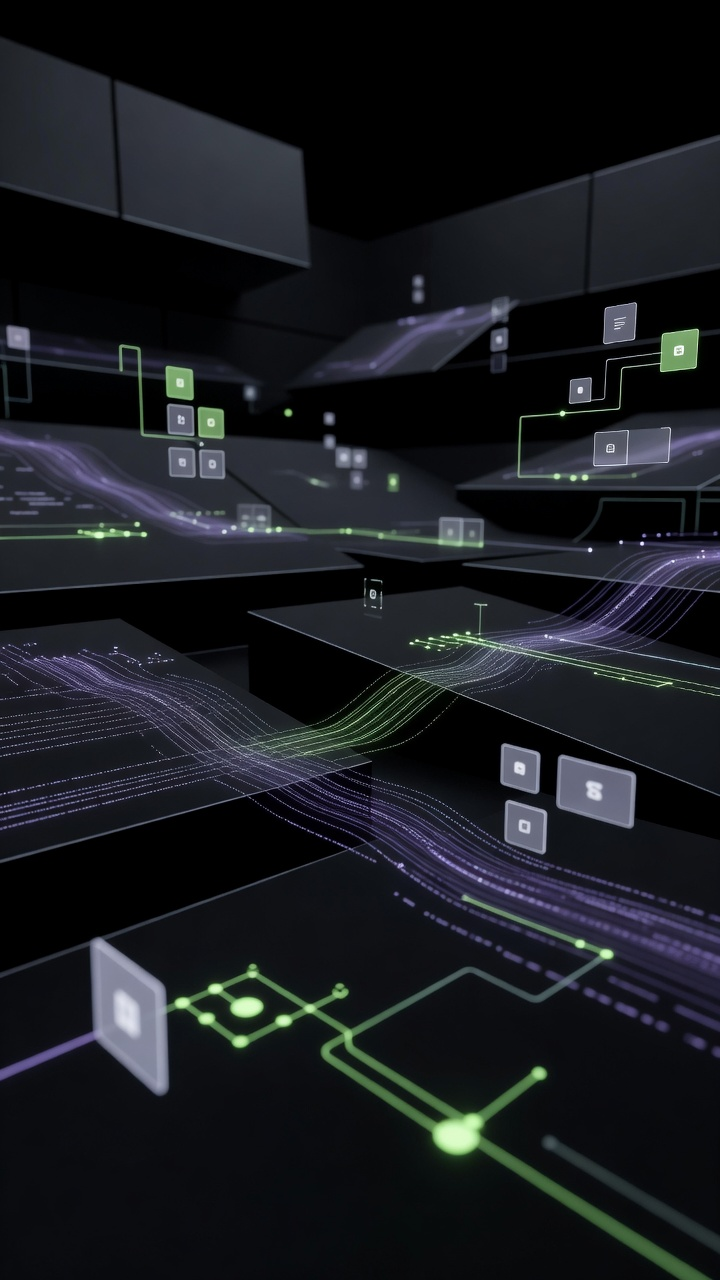
#> input picture submission/cinematic_background.jpg, 720 x 1280 px
$ python -i render_cinematic_demo.py   (imports and definitions only)
#> lines starting #> are read from the running program, lines starting #| are printed output that depends on the picture
#!/usr/bin/env python3
import json, math, subprocess, wave, struct, random
from pathlib import Path
from PIL import Image, ImageDraw, ImageFont, ImageFilter, ImageEnhance

ROOT = Path(__file__).resolve().parents[1]
SUB = ROOT / 'submission'
DATA = ROOT / 'data'
W, H, FPS = 1080, 1920, 24
BG_PATH = SUB / 'cinematic_background.jpg'
DASH_PATH = SUB / 'mobile-live-dashboard.png'
VOICE = SUB / 'cinematic_voiceover.ogg'
SILENT = SUB / 'otto-procurement-cinematic-silent.mp4'
SFX = SUB / 'cinematic_sfx.wav'
FINAL = SUB / 'otto-procurement-cinematic-x-demo.mp4'

def probe_duration(path):
    out = subprocess.check_output(['ffprobe','-v','error','-show_entries','format=duration','-of','default=nw=1:nk=1',str(path)], text=True).strip()
    return float(out)

def pick_font(size, bold=False, mono=False):
#> called with size = 22, bold = False, mono = True
    candidates=[]
    if mono:
        candidates=['/System/Library/Fonts/Menlo.ttc','/System/Library/Fonts/SFNSMono.ttf','/System/Library/Fonts/Supplemental/Courier New.ttf']
    elif bold:
        candidates=['/System/Library/Fonts/Supplemental/Arial Bold.ttf','/System/Library/Fonts/Supplemental/Helvetica Bold.ttf','/System/Library/Fonts/Supplemental/Arial.ttf']
    else:
        candidates=['/System/Library/Fonts/Supplemental/Arial.ttf','/System/Library/Fonts/Supplemental/Helvetica.ttf']
    for c in candidates:
        if Path(c).exists():
            return ImageFont.truetype(c, size)
    return ImageFont.load_default()

F_MICRO=pick_font(22, mono=True); F_CAP=pick_font(28); F_BODY=pick_font(36); F_BODY_B=pick_font(38, True)
F_H=pick_font(58, True); F_H2=pick_font(72, True); F_NUM=pick_font(112, True, True); F_BIG=pick_font(155, True, True); F_MONO=pick_font(30, mono=True); F_MONO_B=pick_font(34, True, True)

COL = {
    'bg': (8,9,10), 'panel': (15,16,18), 'panel2': (25,26,28), 'text': (247,248,248),
    'muted': (180,188,200), 'dim': (98,102,109), 'green': (118,185,0), 'green2': (0,255,65),
    'stripe': (99,91,255), 'red': (255,23,68), 'amber': (255,179,0), 'gold': (255,209,102), 'white': (255,255,255)
}

def clamp(x,a=0,b=1): return max(a,min(b,x))
def ease(t):
    t=clamp(t); return 1-(1-t)*(1-t)*(1-t)
def lerp(a,b,t): return a+(b-a)*t

def text_size(draw, text, font):
    bb=draw.textbbox((0,0), text, font=font); return bb[2]-bb[0], bb[3]-bb[1]
def centered(draw, y, text, font, fill, x0=0, x1=W):
    tw,th=text_size(draw,text,font); draw.text((x0+(x1-x0-tw)/2,y), text, font=font, fill=fill); return th

# [14 lines left out: functions wrap_lines, draw_wrapped, not called in this run]

def fmt_money(n, cents=False):
    if cents: return '$' + f'{n:,.2f}'
    return '$' + f'{int(round(n)):,.0f}'

def rounded(draw, box, r=24, fill=None, outline=None, width=1):
    draw.rounded_rectangle(box, radius=r, fill=fill, outline=outline, width=width)

# [7 lines left out: function glow_rect, not called in this run]

def make_base(bg_img, vignette=True):
    img = bg_img.copy().convert('RGB')
    d = ImageDraw.Draw(img, 'RGBA')
    # Linear / NVIDIA grid
    for x in range(0,W,90): d.line((x,0,x,H), fill=(255,255,255,10), width=1)
    for y in range(0,H,90): d.line((0,y,W,y), fill=(255,255,255,8), width=1)
    if vignette:
        overlay=Image.new('RGBA',(W,H),(0,0,0,0)); od=ImageDraw.Draw(overlay)
        od.rectangle((0,0,W,H), fill=(0,0,0,90))
        # dark top/bottom safe zones
        od.rectangle((0,0,W,220), fill=(0,0,0,90)); od.rectangle((0,H-300,W,H), fill=(0,0,0,115))
        img=Image.alpha_composite(img.convert('RGBA'), overlay).convert('RGB')
    return img

def top_label(draw, text):
    rounded(draw,(52,46,52+len(text)*15+50,96),22,fill=(0,0,0,120),outline=COL['green'],width=2)
    draw.text((78,60), text, font=F_MICRO, fill=COL['green'])

# [23 lines left out: functions bottom_caption, add_scanlines, prepare_bg, not called in this run]

# Load facts
# [1 line that did not run here, left out]
# [1 line that did not run here, left out]

# [33 lines left out: functions draw_money, scene_hook, not called in this run]

vendor_names=['Slack','Figma','Zoom','Asana','Datadog','Intercom','Dropbox','Loom','Miro','Airtable','Calendly','New Relic','Zendesk','GitHub','Notion','Canva','HubSpot','Google','Okta','Lucid']
# [218 lines left out: functions scene_stack, evidence_card, scene_evidence, scene_council, scene_manifest, scene_numbers and 4 more, not called in this run]

def mux_audio():
    cmd=['ffmpeg','-y','-i',str(SILENT),'-i',str(VOICE),'-i',str(SFX),'-filter_complex','[1:a]volume=1.0[a1];[2:a]volume=0.45[a2];[a1][a2]amix=inputs=2:duration=longest:normalize=0,alimiter=limit=0.95[a]','-map','0:v:0','-map','[a]','-c:v','copy','-c:a','aac','-b:a','160k','-shortest','-movflags','+faststart',str(FINAL)]
    subprocess.check_call(cmd)

def main():
    total=render_video(); write_sfx(total); mux_audio()
    print(json.dumps({'ok':True,'silent':str(SILENT),'sfx':str(SFX),'final':str(FINAL),'duration_target':total},indent=2))
# [1 line not run here, left out]

>>> import cv2
>>> picture = cv2.imread('../submission/cinematic_background.jpg', cv2.IMREAD_GRAYSCALE)
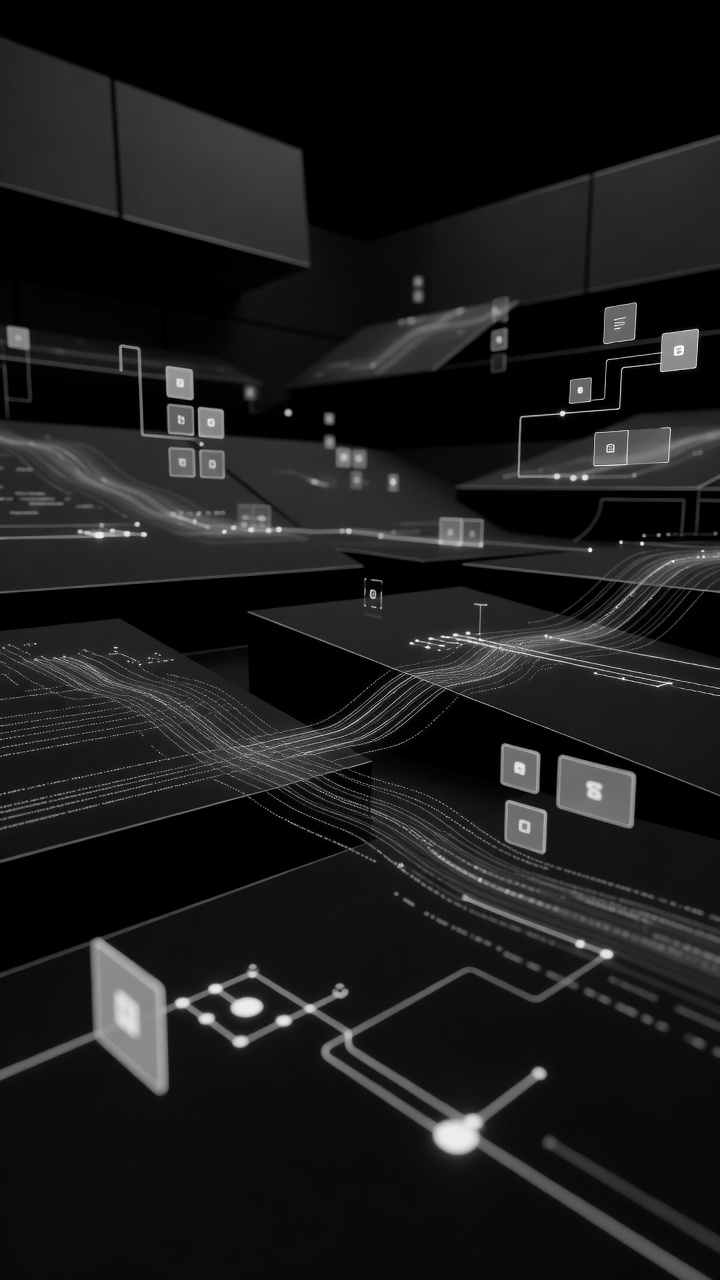
#> picture: shape (1280, 720); min 0, max 255, mean 26.9
>>> result = make_base(picture)
#> (the run stopped early here; a loop or call above may not have finished)
